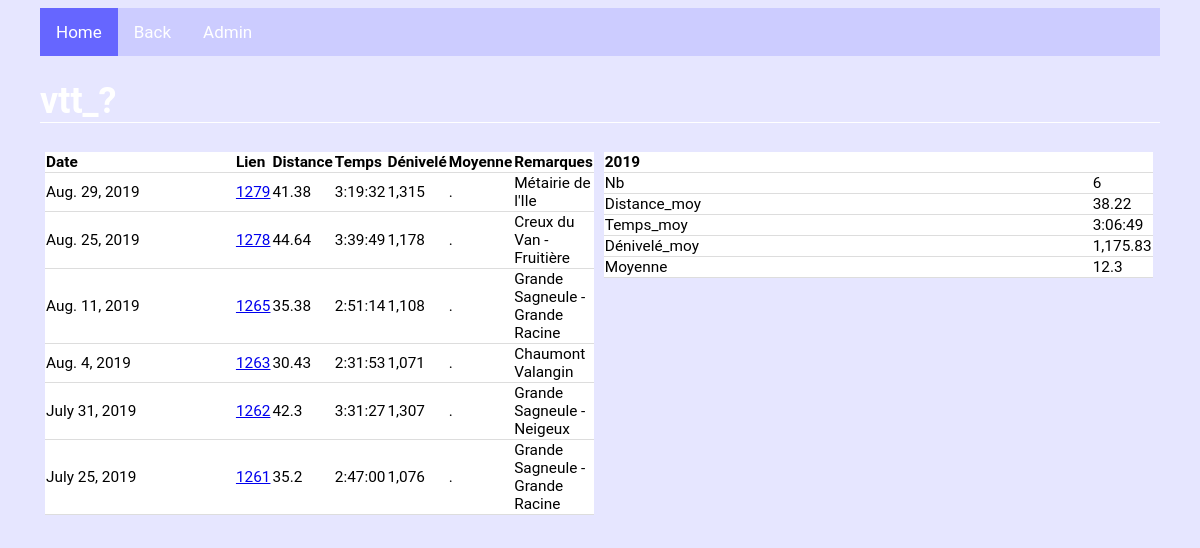
/biketours/tours/59/, run on an earlier commit of the app's database.
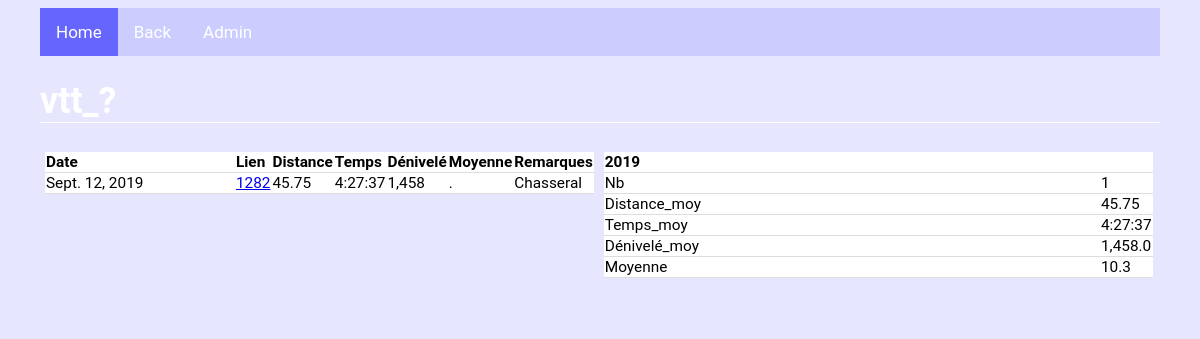
And on a later commit of the database.
### biketours/models.py (models this page shows, shortened)
class Perfo(models.Model):
    Refparcours = models.ForeignKey(BikeTour, blank=True, null=True, on_delete=models.CASCADE)
    Date = models.DateField(default=None)
    Distance = models.FloatField(default=None)
    Temps = models.DurationField(default=None)
    Remarques = models.CharField(max_length=1000, default=None, blank=True, null=True)
    Dénivelé = models.FloatField(default=None, blank=True, null=True)
    Vitesse_max = models.FloatField(default=None, blank=True, null=True)
    FC_moy = models.FloatField(default=None, blank=True, null=True)
    FC_max = models.FloatField(default=None, blank=True, null=True)
    Temps_part_1 = models.DurationField(default=None, blank=True, null=True)
    Temps_part_2 = models.DurationField(default=None, blank=True, null=True)
    Temps_part_3 = models.DurationField(default=None, blank=True, null=True)
    Temps_part_4 = models.DurationField(default=None, blank=True, null=True)
    Temps_part_5 = models.DurationField(default=None, blank=True, null=True)
    Temps_part_6 = models.DurationField(default=None, blank=True, null=True)
    Temps_part_7 = models.DurationField(default=None, blank=True, null=True)
    Temps_part_8 = models.DurationField(default=None, blank=True, null=True)
    Temps_part_9 = models.DurationField(default=None, blank=True, null=True)
    Temps_part_10 = models.DurationField(default=None, blank=True, null=True)

### biketours/views.py (the view)
# urls.py: re_path(r"^tours/(?P<tour_id>[0-9]+)/$", views.perf_tours, name="perf_tours"),
def perf_tours(request, tour_id):
    all_perf = Perfo.objects.filter(Refparcours=tour_id).order_by("-Date")
    tour = BikeTour.objects.get(pk=tour_id)
    perf_y=dict()
    for y in all_perf.dates("Date", "year", order="DESC") :
        perf_y[y.year] = agrperfo(all_perf.filter(Date__year=y.year), stat="avg")
    context = {"all_perf":all_perf,
               "perf_y":perf_y,
               "tour":tour}
    return render(request, "biketours/perfo.html" ,context)

### biketours/models.py (called while the page is built)
    def title(self):
        if self.Variante is None:
            return(self.Parcours)
        else :
            return(self.Parcours + " - " + self.Variante)

### biketours/views.py (called while the page is built)
def fmt_dct(k, v):  # formatage des résultats agrégés (Nb, Distance_totale/moy, Temps_total/moy, Dénivelé_total/moy)
    if v is None:
        return(v)
    elif re.search("Nb", k) and v is not None:
        return(round(v,0))
    elif re.search("Moy", k) and v is not None:
        return(round(v,1))
    elif (re.search("Distance",k) or re.search("Dénivelé", k)) and v is not None:
        return(format(round(v,2), ","))
    elif re.search("Temps",k) and v is not None:
        s = v.total_seconds()
        hours = s // 3600
        minutes = (s % 3600) // 60
        seconds = s % 60
        return(str(int(hours))+ ":" + str(int(minutes)).zfill(2) + ":" + str(int(seconds))).zfill(2)

def v_moy(qset, suffix): # suffix à introduire manuellement (string)
    if (qset["Distance"+suffix] is None or qset["Temps"+suffix] is None) :
        vmoy=None
    else :
        vmoy=qset["Distance"+suffix]/qset["Temps"+suffix].total_seconds()*3600
    return(vmoy)

### biketours/templates/biketours/perfo.html
{% extends 'biketours/base.html' %}
{% block content %}
{% load humanize %}
<h1> {{tour.title}} </h1>
{% if all_perf %}
<div class="row">
	<div class="col_2">
		<table>
			<tr>
				<th>Date</th>
				<th>Lien</th>
				<th>Distance</th>
				<th>Temps</th>
				<th>Dénivelé</th>
				<th>Moyenne</th>
				<th>Remarques</th>
			</tr>
			{% for n in all_perf %}
			<tr>
				<td>{{n.Date}}</td>
				<td><a href="./{{n.pk}}/">{{n.pk}} </a></td>
				<td>{{n.Distance}}</td>
				<td>{{n.Temps}}</td>
				<td>{{n.Dénivelé|floatformat|intcomma}}</td>
				<td>{{n.Moyenne}}.</td>
				<td>{{n.Remarques}}</td>
			</tr>
			{% endfor %}
		</table>
	</div>
	<div class="col_2">
		{% for k, v in perf_y.items %}
		<table>
			<tr>
				<th colspan="2">{{k}} </th>
			</tr>
				{% for a, b in v.items %}
				<tr>
					<td>{{a}} </td>
					<td>{{b}} </td>
				</tr>
				{% endfor %}
		</table>
		<br>
		{% endfor %}
	</div>
</div>
{% else %}
	<h1> C'est vide ? .... </h1>
{% endif %}
{% endblock %}

What changed in the data, as far as the page shows it:
no longer on this page (row edited): Perfo: Date "Aug. 29, 2019", pk "1279", Distance "41.38", Temps "3:19:32", Dénivelé "1,315", Remarques "Métairie de l'Ile"
no longer on this page (row edited): Perfo: Date "Aug. 25, 2019", pk "1278", Distance "44.64", Temps "3:39:49", Dénivelé "1,178", Remarques "Creux du Van - Fruitière"
no longer on this page (row edited): Perfo: Date "Aug. 11, 2019", pk "1265", Distance "35.38", Temps "2:51:14", Dénivelé "1,108", Remarques "Grande Sagneule - Grande Racine"
no longer on this page (row edited): Perfo: Date "Aug. 4, 2019", pk "1263", Distance "30.43", Temps "2:31:53", Dénivelé "1,071", Remarques "Chaumont Valangin"
no longer on this page (row edited): Perfo: Date "July 31, 2019", pk "1262", Distance "42.3", Temps "3:31:27", Dénivelé "1,307", Remarques "Grande Sagneule - Neigeux"
no longer on this page (row edited): Perfo: Date "July 25, 2019", pk "1261", Distance "35.2", Temps "2:47:00", Dénivelé "1,076", Remarques "Grande Sagneule - Grande Racine"
added Perfo: Date "Sept. 12, 2019", pk "1282", Distance "45.75", Temps "4:27:37", Dénivelé "1,458", Remarques "Chasseral"
Also different on the page:
list line gone: "Nb 6 Distance_moy 38.22 Temps_moy 3:06:49 Dénivelé_moy 1,175.83 Moyenne 12.3"
new list line: "Nb 1 Distance_moy 45.75 Temps_moy 4:27:37 Dénivelé_moy 1,458.0 Moyenne 10.3"
